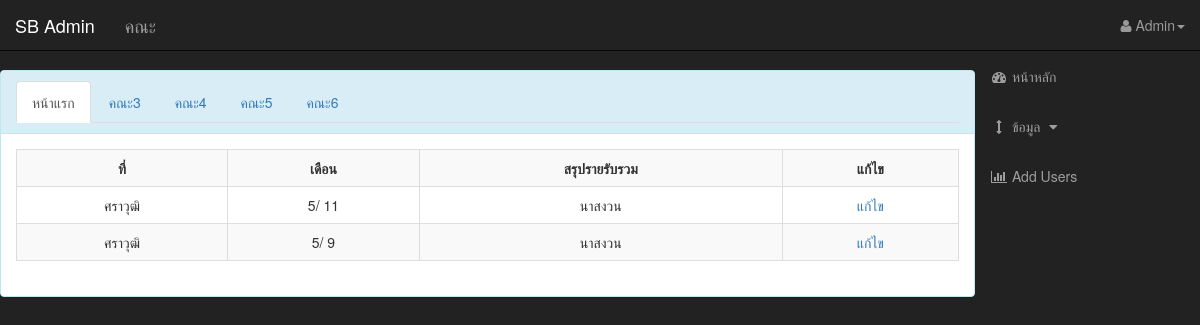
Page /admin/blank.php on the committed database.
### tables this page shows
CREATE TABLE `resident` (
  `id_card` varchar(15) NOT NULL,
  `fname` varchar(100) NOT NULL,
  `lname` varchar(100) NOT NULL,
  `tel` varchar(15) NOT NULL,
  `email` varchar(100) NOT NULL,
  `address` varchar(200) NOT NULL,
  `pname` varchar(10) NOT NULL,
  `group_name` int(1) NOT NULL,
  `bed_room` int(2) NOT NULL
);

### admin/blank.php (the view, shortened to what this page needs)
<?php
      include 'connection.php';
?>
<br>
                    <div class="panel with-nav-tabs panel-info">
                        <div class="panel-heading">
                                <ul class="nav nav-tabs">
                                    <li class="active"><a href="#tab1info" data-toggle="tab">  หน้าแรก  </a></li>
                                    <li><a href="#tab2info" data-toggle="tab">  คณะ3  </a></li>
                                    <li><a href="#tab3info" data-toggle="tab">  คณะ4  </a></li>
                                    <li><a href="#tab4info" data-toggle="tab">  คณะ5  </a></li>
                                    <li><a href="#tab5info" data-toggle="tab">  คณะ6  </a></li>
                                </ul>
                      </div>
                        <div class="panel-body">
                            <div class="tab-content">
                                <div class="tab-pane fade in active" id="tab1info">
                                    <center>
                                      <table class="table table-striped table-bordered">
                                        <tr>
                                          <th><center>ที่</th>
                                          <th><center>เดือน</th>
                                          <th><center>สรุปรายรับรวม</th>
                                          <th><center>แก้ไข</th>
                                        </tr>
                                          <?php
                                            $sql = "SELECT * FROM `resident` WHERE `group_name` = 5";
                                            $result = mysqli_query($conn, $sql);
                                            while ($row = mysqli_fetch_array($result)) {
                                              $ID_income = $row["fname"];
                                              $income = $row["lname"];
                                              $months = $row["group_name"];
                                              $bed_room = $row["bed_room"];
                                              ?>
                                                <tr>
                                                  <td><center><?php echo $ID_income;?></td>
                                                  <td><center><?php echo $months;?>/ <?=$bed_room?></td>
                                                  <td><center> <?php echo $income; ?> </td>
                                                  <td><center> <a href='edit_income_arm.php?id=<?php echo $ID_income; ?>'> แก้ไข</a> </td>
                                                </tr>
                                                <?php
                                            }
                                          ?>
                                      </table>
                                    </center>
                                </div>
                            </div>
                        </div>
                    </div>

### admin/css/sb-admin.css (style rules this page uses)
body { margin-top: 100px; background-color: #222; }
@media (min-width:768px) { body { margin-top: 50px; } }

### rows in the picture
resident: fname "ศราวุฒิ", group_name "5", bed_room "11", lname "นาสงวน"
resident: fname "ศราวุฒิ", group_name "5", bed_room "9", lname "นาสงวน"
